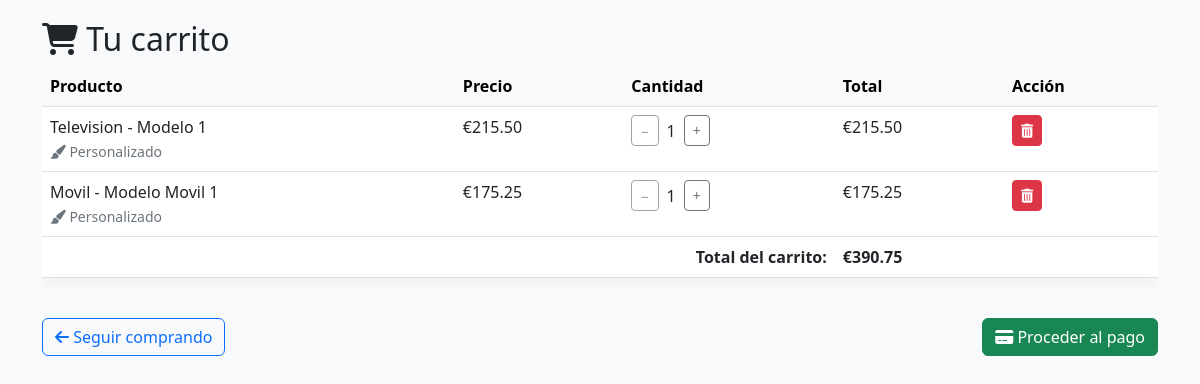
The app's page /carrito/ (signed in), older data.
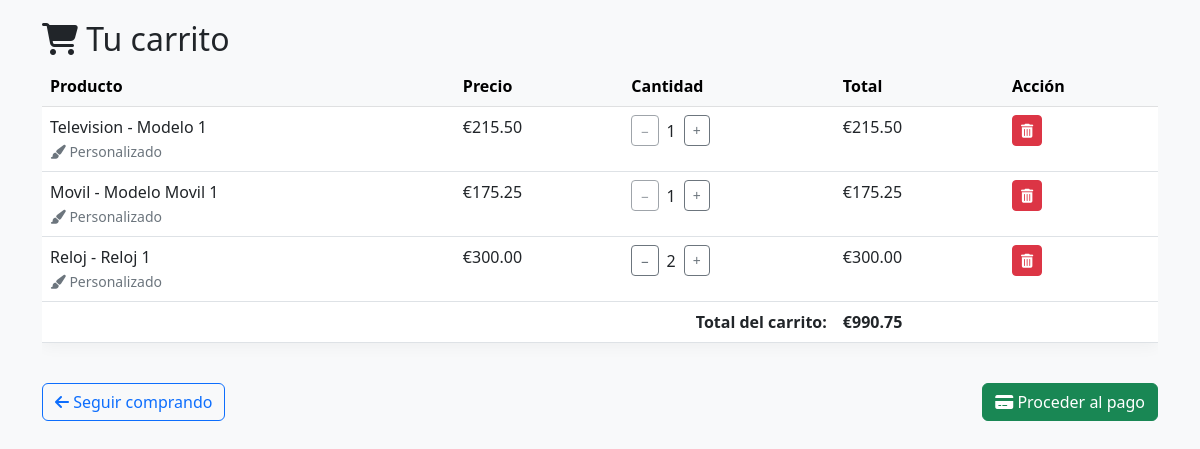
The same page, newer data.
### productos/models.py (models this page shows, shortened)
class ItemCarrito(models.Model):
    carrito = models.ForeignKey(Carrito, on_delete=models.CASCADE, related_name='items')
    producto = models.ForeignKey(Producto, on_delete=models.CASCADE)
    cantidad = models.PositiveIntegerField(default=1)
    personalizado = models.BooleanField(default=False)
    def get_total_item(self):
        return self.producto.precio * self.cantidad

class Producto(models.Model):
    COLORES_CHOICES = [
        ('Rojo', 'Rojo'),
        ('Azul', 'Azul'),
        ('Verde', 'Verde'),
        ('Negro', 'Negro'),
        ('Blanco', 'Blanco'),
        ('Gris', 'Gris'),
        ('Amarillo', 'Amarillo'),
        ('Morado', 'Morado'),
    ]
    marca = models.CharField(max_length=100)
    modelo = models.CharField(max_length=100)
    imagen = models.ImageField(upload_to='productos/', blank=True, null=True)
    unidades = models.PositiveIntegerField(default=0)
    precio = models.DecimalField(max_digits=10, decimal_places=2, default=0.00)
    color = models.CharField(max_length=20, choices=COLORES_CHOICES, default='Negro')
    ventas = models.PositiveIntegerField(default=0)  # NUEVO campo

class Carrito(models.Model):
    usuario = models.OneToOneField(User, on_delete=models.CASCADE)
    def get_total_carrito(self):
        return sum(item.get_total_item() for item in self.items.all())

### productos/views.py (the view)
# urls.py: path('carrito/', ver_carrito, name='ver_carrito'),
@login_required
def ver_carrito(request):
    carrito = request.user.carrito
    context = {
        'carrito': carrito,
        'STRIPE_PUBLISHABLE_KEY': settings.STRIPE_PUBLISHABLE_KEY,
    }
    return render(request, 'carrito/ver_carrito.html', context)

### productos/templates/carrito/ver_carrito.html (shortened to what this page needs)
<!DOCTYPE html>
<html lang="es">
<head>
    <link href="https://cdn.jsdelivr.net/npm/bootstrap@5.3.0/dist/css/bootstrap.min.css" rel="stylesheet">
    <link rel="stylesheet" href="https://cdnjs.cloudflare.com/ajax/libs/font-awesome/6.4.0/css/all.min.css">
</head>
<body>
    <div class="container">
        <h2><i class="fas fa-shopping-cart"></i> Tu carrito</h2>
        {% if carrito.items.all %}
        <div class="table-responsive">
            <table class="table table-hover">
                <thead class="table-light">
                    <tr>
                        <th>Producto</th>
                        <th>Precio</th>
                        <th>Cantidad</th>
                        <th>Total</th>
                        <th>Acción</th>
                    </tr>
                </thead>
                <tbody>
                    {% for item in carrito.items.all %}
                    <tr>
                        <td>
                            {{ item.producto.marca }} - {{ item.producto.modelo }}
                            {% if item.personalizado %}
                                <br><small class="text-muted"><i class="fas fa-paint-brush"></i> Personalizado</small>
                            {% endif %}
                        </td>
                        <td>€{{ item.producto.precio }}</td>
                        <td><div class="d-flex align-items-center">
                            <form method="post" action="{% url 'disminuir_cantidad' item.id %}" class="me-2">
                                <button class="btn btn-outline-secondary btn-sm" {% if item.cantidad <= 1 %}disabled{% endif %}>−</button>
                            </form>
                            <span>{{ item.cantidad }}</span>
                            <form method="post" action="{% url 'aumentar_cantidad' item.id %}" class="ms-2">
                                <button class="btn btn-outline-secondary btn-sm">+</button>
                            </form>
                        </div></td>
                        <td>€{{ item.producto.precio|floatformat:2 }}</td>
                        <td>
                            <a href="{% url 'eliminar_del_carrito' item.id %}" class="btn btn-danger btn-sm">
                                <i class="fas fa-trash-alt"></i>
                            </a>
                        </td>
                    </tr>
                    {% endfor %}
                    <tr class="total-row">
                        <td colspan="3" class="text-end"><strong>Total del carrito:</strong></td>
                        <td><strong>€{{ carrito.get_total_carrito|floatformat:2 }}</strong></td>
                        <td></td>
                    </tr>
                </tbody>
            </table>
        </div>
        {% else %}
        <div class="alert alert-info" role="alert">
            <i class="fas fa-info-circle"></i> Tu carrito está vacío.
        </div>
        {% endif %}
        <div class="mt-4">
            <a href="/" class="btn btn-outline-primary">
                <i class="fas fa-arrow-left"></i> Seguir comprando
            </a>
            {% if carrito.items.all %}
            <a id="checkout-button" class="btn btn-success float-end">
                <i class="fas fa-credit-card"></i> Proceder al pago
            </a>
            {% endif %}
        </div>
    </div>
</body>
</html>

### productos/templates/carrito/ver_carrito.html (style rules this page uses)
body { padding: 20px; background-color: #f8f9fa; }
.table { background-color: white; box-shadow: 0 0.15rem 1rem rgba(0, 0, 0, 0.05); }
.text-muted { color: #6c757d!important; }
.btn-sm { padding: 0.25rem 0.5rem; }

Row changes from the older to the newer data that the page shows:
added ItemCarrito: producto.marca "Reloj", producto.modelo "Reloj 1", personalizado True (drawn), producto.precio "300.00", cantidad "2"
computed for Carrito: get_total_carrito "390.75" → "990.75"
